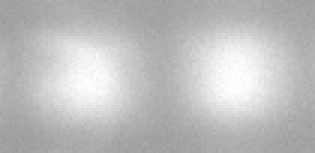
#> input picture acquisition/magnification_rele_crop.tif, 105 x 51 px, found by its file name (shown 3 times larger)
$ python mag_rele.py
#> lines starting #> are read from the running program, lines starting #| are printed output that depends on the picture; long printed decimals are rounded
import numpy as np
import matplotlib.pyplot as plt
from scipy.optimize import curve_fit
import cv2

# Define a 2D Gaussian function
def gaussian_2d(xy, amplitude, x0, y0, sigma_x, sigma_y, offset):
    x, y = xy
    a = 1 / (2 * sigma_x**2)
    b = 1 / (2 * sigma_y**2)
    return offset + amplitude * np.exp(- (a * (x - x0)**2 + b * (y - y0)**2))

# Load the image (modify if using OpenCV or Pillow)
image = cv2.imread("acquisition\\magnification_rele_crop.tif", cv2.IMREAD_GRAYSCALE)
#> image is the input picture: shape (51, 105); min 155, max 254, mean 190.4


# Select half of the image (e.g., left half)
height, width = image.shape
#> height = 51; width = 105
half_image_left = image[:, :width // 2]  # Left half
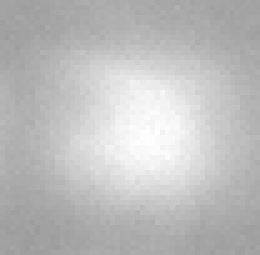
#> half_image_left: shape (51, 52) (shown 5 times larger); min 155, max 254, mean 189.4
half_image_right = image[:, width // 2:]

# Generate x and y coordinates
x1 = np.arange(half_image_left.shape[1])
#> x1 = 52 values from 0 to 51
y1 = np.arange(half_image_left.shape[0])
#> y1 = 51 values from 0 to 50
x1, y1 = np.meshgrid(x1, y1)

x2 = np.arange(half_image_right.shape[1])
#> x2 = 53 values from 0 to 52
y2 = np.arange(half_image_right.shape[0])
#> y2 = 51 values from 0 to 50
x2, y2 = np.meshgrid(x2, y2)

# Flatten the data for fitting
xy1 = np.vstack((x1.ravel(), y1.ravel()))
xy2 = np.vstack((x2.ravel(), y2.ravel()))
z1 = half_image_left.ravel()
#> z1 = 2652 values, max 254 at index 1381, min 155 at index 2553, mean 189.4
z2 = half_image_right.ravel()
#> z2 = 2703 values, max 254 at index 1138, min 158 at index 2, mean 191.4

# Initial guess for the fit parameters
initial_guess1 = [np.max(half_image_left), width // 4, height // 2, 5, 5, np.min(half_image_left)]
#> initial_guess1 = [254, 26, 25, 5, 5, 155]
initial_guess2 = [np.max(half_image_right), width // 4, height // 2, 5, 5, np.min(half_image_right)]
#> initial_guess2 = [254, 26, 25, 5, 5, 158]


# Perform the fit
popt1, pcov1 = curve_fit(gaussian_2d, xy1, z1, p0=initial_guess1)
#> popt1 = [94.36, 28.47, 25.22, 12.59, 11.31, 159.8]; pcov1 = [[0.0973, -0.000581, -3.19e-05, -0.000339, 0.000427, -0.031], [-0.000581, 0.00149, 3.92e-07, -4.63e-06, -0.000109, 0.000607], [-3.19e-05, 3.92e-07, 0.00116, -8.12e-06, -4.1e-06, 4.3e-05], [-0.000339, -4.63e-06, -8.12e-06, 0.0041, 0.00225, -0.0126], [0.000427, -0.000109, -4.1e-06, 0.00225, 0.00339, -0.0119], [-0.031, 0.000607, 4.3e-05, -0.0126, -0.0119, 0.0667]]
popt2, pcov2 = curve_fit(gaussian_2d, xy2, z2, p0=initial_guess2)
#> popt2 = [97.94, 26.17, 24.61, 12.63, 11.52, 160.3]; pcov2 = [[0.0672, -2.22e-05, 4.17e-05, 0.000341, 0.000608, -0.0234], [-2.22e-05, 0.000922, -2.96e-08, -1.47e-06, -4.58e-06, 2.63e-05], [4.17e-05, -2.96e-08, 0.000759, 1.02e-05, 5.03e-06, -5.58e-05], [0.000341, -1.47e-06, 1.02e-05, 0.00271, 0.00158, -0.00908], [0.000608, -4.58e-06, 5.03e-06, 0.00158, 0.00233, -0.00864], [-0.0234, 2.63e-05, -5.58e-05, -0.00908, -0.00864, 0.0497]]

# Extract the fitted parameters
amp1, x01, y01, sigma_x1, sigma_y1, offset1 = popt1
#> amp1 = 94.36; x01 = 28.47; y01 = 25.22; sigma_x1 = 12.59; sigma_y1 = 11.31; offset1 = 159.8
amp2, x02, y02, sigma_x2, sigma_y2, offset2 = popt2
#> amp2 = 97.94; x02 = 26.17; y02 = 24.61; sigma_x2 = 12.63; sigma_y2 = 11.52; offset2 = 160.3

perr1 = np.sqrt(np.diag(pcov1))
#> perr1 = [0.312, 0.0386, 0.034, 0.0641, 0.0582, 0.258]
perr2 = np.sqrt(np.diag(pcov2))
#> perr2 = [0.259, 0.0304, 0.0276, 0.052, 0.0483, 0.223]

print('centre premier point:',x01,y01,'pixels')
#| centre premier point: 28.474 25.223 pixels
print('centre deuxième point:',x02,y02,'pixels')
#| centre deuxième point: 26.173 24.611 pixels

d = (width//2+x02-x01)*3.45e-6
#> d = 0.000171

m = d/0.01e-3
#> m = 17.15

uncertainty= np.sqrt((3.45e-6*perr2[1])**2+(3.45e-6*perr1[1])**2)/0.01e-3
#> uncertainty = 0.0169

print(m,'+-',uncertainty)
#| 17.146 +- 0.01694
